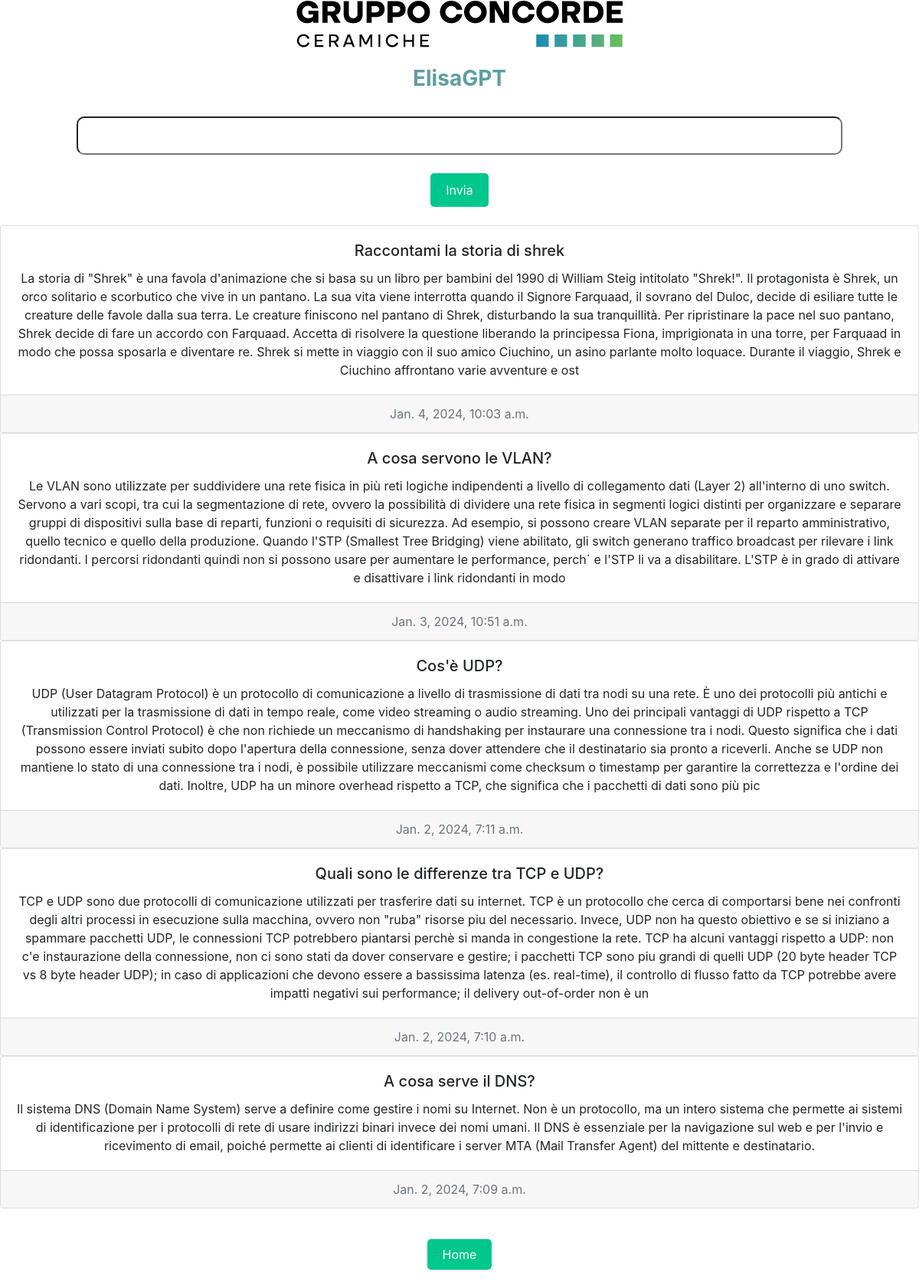
Page /gestione/completion/ (signed in) on the committed database.
### gestione/models.py (models this page shows)
class Answer(models.Model):
    user_request = models.CharField(max_length=2048)
    answer = models.CharField(max_length=8000)
    date = models.DateTimeField(auto_now_add=True)
    user = models.ForeignKey(User, on_delete=models.CASCADE)
    doc_id = models.CharField(max_length=60, blank=True, null=True)
    file_name = models.CharField(max_length=60, blank=True, null=True)

### gestione/views.py (the view)
    def wrapper(*args, **kwargs):
        start_time = time.time()
        result = function(*args, **kwargs)
        end_time = time.time()
        time_taken = end_time - start_time
        print(f'function {function.__name__} took {time_taken}')
        return result

### gestione/views.py (called while the page is built, shortened)
def execution_time(function):
    def wrapper(*args, **kwargs):
        start_time = time.time()
        result = function(*args, **kwargs)
        end_time = time.time()
        time_taken = end_time - start_time
        print(f'function {function.__name__} took {time_taken}')
        return result
    return wrapper

def answers_list(user):
    answers = Answer.objects.filter(user=user).order_by('-date')[:5]
    return answers

@execution_time
def completion(request):
    answers = answers_list(request.user)
    context = {
        "answers": answers,
        "type": 'completion'
    }
    if request.method == 'GET':
        return render(request, template_name='gestione/elisa.html', context=context)

### templates/gestione/elisa.html (shortened to what this page needs)
{% extends 'base.html' %}
{% load crispy_forms_filters %}
{% load crispy_forms_tags %}
{% load static %}
{% block content %}
    <div style="text-align: center;">
        <img src="{% static 'imgs/logo.png'%}" alt="GRUPPO CONCORDE "> <br> <br>
        <h3 style="color: cadetblue;"> <strong> ElisaGPT</strong></h3> <br>
        {% if type == "completion" %}
            <form method="post" action="{% url 'gestione:completion' %}">
                <input type="text" name="questions" id="questions"><br><br>
                <button class="my_button" type="submit">Invia</button>
            </form><br>
            {% for answer in answers %}
                <div class="card text-center">
                    <div class="card-body">
                        <h5 class="card-title">{{answer.user_request}}</h5>
                        <p class="card-text">{{answer.answer}}</p>
                    </div>
                    <div class="card-footer text-muted">
                        {{answer.date}}
                    </div>
                </div>
        {% endfor %}
        <br>
        {% endif %}
        <br>
        <a class="my_button" href="{% url 'home_login' %}"> Home</a> <br> <br>
    </div>
{% endblock %}

### static/style/style.css (style rules this page uses)
.my_button { background-color: #00C78C; color: white; padding: 10px 20px; border: none; border-radius: 5px; cursor: pointer; }

### templates/gestione/elisa.html (style rules this page uses)
#questions { width: 1000px; height: 50px; border-radius: 10px; }

### rows in the picture
Answer: user_request "Raccontami la storia di shrek", answer "La storia di \"Shrek\" è una favola d'animazione che si basa su un libro per bambini del 1990 di William Steig intitolato \"Shrek!\". Il protagonista è Shrek, un orco solitario e scorbutico che vive in un pantano. La sua vita viene interrotta quando il Signore Farquaad, il sovrano del Duloc, decide di esiliare tutte le creature delle favole dalla sua terra. Le creature finiscono nel pantano di Shrek, disturbando la sua tranquillità. Per ripristinare la pace nel suo pantano, Shrek decide di fare un accordo con Farquaad. Accetta di risolvere la questione liberando la principessa Fiona, imprigionata in una torre, per Farquaad in modo che possa sposarla e diventare re. Shrek si mette in viaggio con…", date "Jan. 4, 2024, 10:03 a.m."
Answer: user_request "A cosa servono le VLAN?", answer "Le VLAN sono utilizzate per suddividere una rete fisica in più reti logiche indipendenti a livello di collegamento dati (Layer 2) all'interno di uno switch. Servono a vari scopi, tra cui la segmentazione di rete, ovvero la possibilità di dividere una rete fisica in segmenti logici distinti per organizzare e separare gruppi di dispositivi sulla base di reparti, funzioni o requisiti di sicurezza. Ad esempio, si possono creare VLAN separate per il reparto amministrativo, quello tecnico e quello della produzione. Quando l'STP (Smallest Tree Bridging) viene abilitato, gli switch generano traffico broadcast per rilevare i link ridondanti. I percorsi ridondanti quindi non si possono usare per…", date "Jan. 3, 2024, 10:51 a.m."
Answer: user_request "Cos'è UDP?", answer "UDP (User Datagram Protocol) è un protocollo di comunicazione a livello di trasmissione di dati tra nodi su una rete. È uno dei protocolli più antichi e utilizzati per la trasmissione di dati in tempo reale, come video streaming o audio streaming. Uno dei principali vantaggi di UDP rispetto a TCP (Transmission Control Protocol) è che non richiede un meccanismo di handshaking per instaurare una connessione tra i nodi. Questo significa che i dati possono essere inviati subito dopo l'apertura della connessione, senza dover attendere che il destinatario sia pronto a riceverli. Anche se UDP non mantiene lo stato di una connessione tra i nodi, è possibile utilizzare meccanismi come checksum o…", date "Jan. 2, 2024, 7:11 a.m."
Answer: user_request "Quali sono le differenze tra TCP e UDP?", answer "TCP e UDP sono due protocolli di comunicazione utilizzati per trasferire dati su internet. TCP è un protocollo che cerca di comportarsi bene nei confronti degli altri processi in esecuzione sulla macchina, ovvero non \"ruba\" risorse piu del necessario. Invece, UDP non ha questo obiettivo e se si iniziano a spammare pacchetti UDP, le connessioni TCP potrebbero piantarsi perchè si manda in congestione la rete. TCP ha alcuni vantaggi rispetto a UDP: non c'e instaurazione della connessione, non ci sono stati da dover conservare e gestire; i pacchetti TCP sono piu grandi di quelli UDP (20 byte header TCP vs 8 byte header UDP); in caso di applicazioni che devono essere a bassissima latenza (es.…", date "Jan. 2, 2024, 7:10 a.m."
Answer: user_request "A cosa serve il DNS?", answer "Il sistema DNS (Domain Name System) serve a definire come gestire i nomi su Internet. Non è un protocollo, ma un intero sistema che permette ai sistemi di identificazione per i protocolli di rete di usare indirizzi binari invece dei nomi umani. Il DNS è essenziale per la navigazione sul web e per l'invio e ricevimento di email, poiché permette ai clienti di identificare i server MTA (Mail Transfer Agent) del mittente e destinatario.", date "Jan. 2, 2024, 7:09 a.m."
